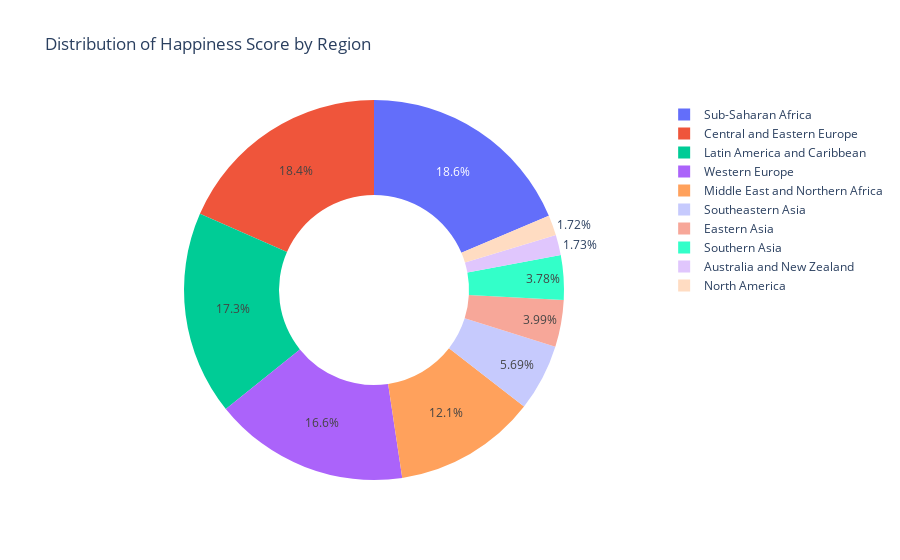

The cell this chart's notebook holds for it:
### Markdown cell above
Create a pie chart to present Happiness Score by Regions

### Code cell
# Filter the data to include only the required columns
scatter_df2 = preprocessed_df[['Happiness Score', 'Region', 'Economy (GDP per Capita)']]

# Create a pie chart
fig4 = px.pie(scatter_df2, values='Happiness Score', names='Region', 
             title='Distribution of Happiness Score by Region', 
             hole=0.5, 
             color_discrete_sequence=['#636EFA', '#EF553B', '#00CC96', '#AB63FA', '#FFA15C'])

# Show the plot
fig4.show()

### Figure 1 — Plotly figure (JSON) as saved in the notebook; plotly's stock layout.template omitted (floating-point values rounded to 4 significant figures; data arrays with more than 128 entries replaced by an {"elided": "..."} marker saying what was removed)
{"data": [{"domain": {"x": [0, 1], "y": [0, 1]}, "hole": 0.5, "hovertemplate": "Region=%{label}<br>Happiness Score=%{value}<extra></extra>", "labels": {"elided": "157 str values"}, "legendgroup": "", "name": "", "showlegend": true, "type": "pie", "values": {"elided": "157 float values"}}], "layout": {"legend": {"tracegroupgap": 0}, "piecolorway": ["#636EFA", "#EF553B", "#00CC96", "#AB63FA", "#FFA15C"], "title": {"text": "Distribution of Happiness Score by Region"}}}
